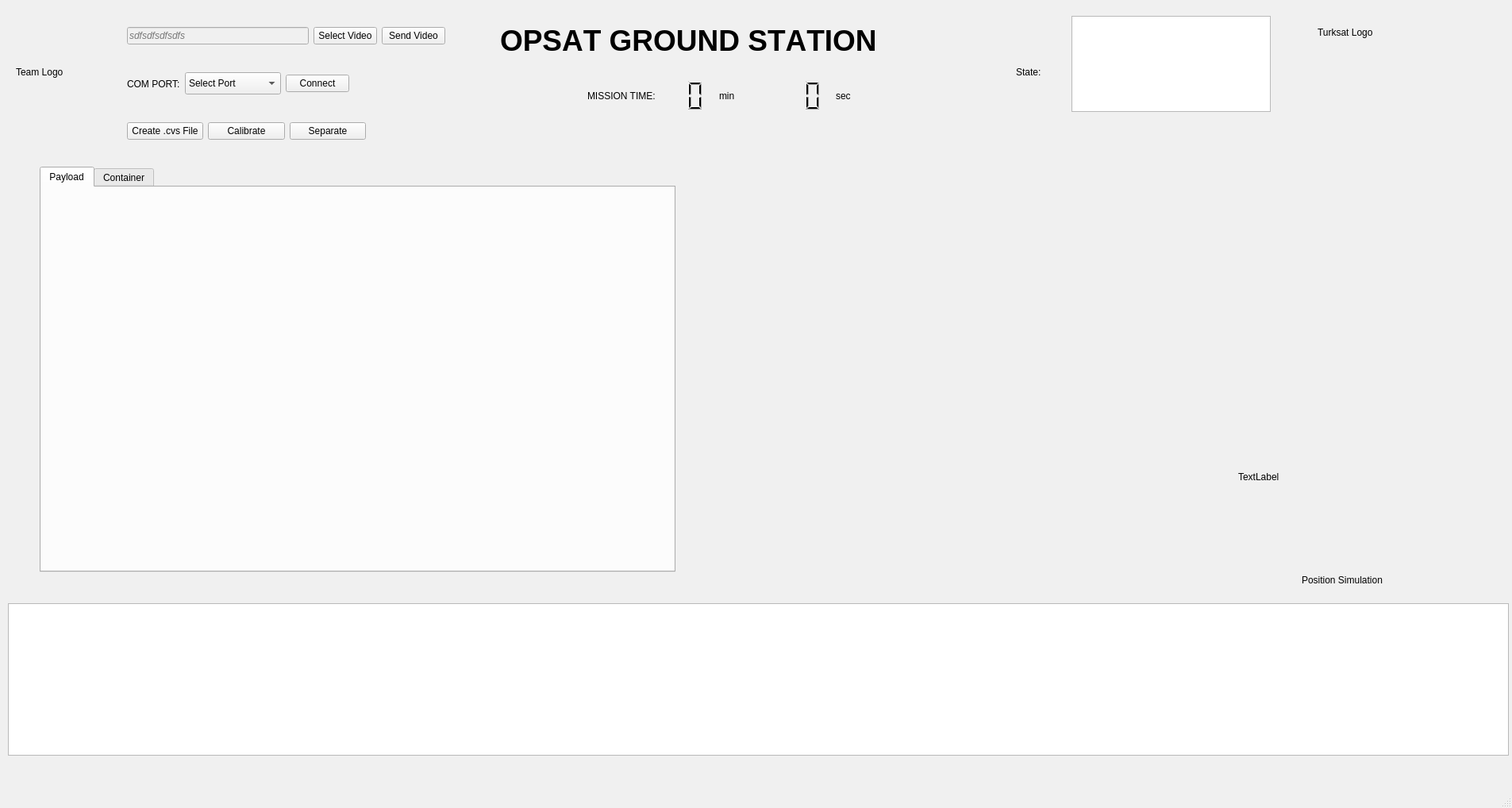
<?xml version="1.0" encoding="UTF-8"?>
<ui version="4.0">
 <class>MainWindow</class>
 <widget class="QMainWindow" name="MainWindow">
  <property name="geometry">
   <rect>
    <x>0</x>
    <y>0</y>
    <width>1905</width>
    <height>1018</height>
   </rect>
  </property>
  <property name="sizePolicy">
   <sizepolicy hsizetype="Maximum" vsizetype="Maximum">
    <horstretch>0</horstretch>
    <verstretch>0</verstretch>
   </sizepolicy>
  </property>
  <property name="palette">
   <palette>
    <active>
     <colorrole role="WindowText">
      <brush brushstyle="SolidPattern">
       <color alpha="255">
        <red>0</red>
        <green>0</green>
        <blue>127</blue>
       </color>
      </brush>
     </colorrole>
     <colorrole role="Button">
      <brush brushstyle="SolidPattern">
       <color alpha="255">
        <red>240</red>
        <green>240</green>
        <blue>240</blue>
       </color>
      </brush>
     </colorrole>
     <colorrole role="Light">
      <brush brushstyle="SolidPattern">
       <color alpha="255">
        <red>255</red>
        <green>255</green>
        <blue>255</blue>
       </color>
      </brush>
     </colorrole>
     <colorrole role="Midlight">
      <brush brushstyle="SolidPattern">
       <color alpha="255">
        <red>227</red>
        <green>227</green>
        <blue>227</blue>
       </color>
      </brush>
     </colorrole>
     <colorrole role="Dark">
      <brush brushstyle="SolidPattern">
       <color alpha="255">
        <red>160</red>
        <green>160</green>
        <blue>160</blue>
       </color>
      </brush>
     </colorrole>
     <colorrole role="Mid">
      <brush brushstyle="SolidPattern">
       <color alpha="255">
        <red>160</red>
        <green>160</green>
        <blue>160</blue>
       </color>
      </brush>
     </colorrole>
     <colorrole role="Text">
      <brush brushstyle="SolidPattern">
       <color alpha="255">
        <red>0</red>
        <green>0</green>
        <blue>0</blue>
       </color>
      </brush>
     </colorrole>
     <colorrole role="BrightText">
      <brush brushstyle="SolidPattern">
       <color alpha="255">
        <red>255</red>
        <green>255</green>
        <blue>255</blue>
       </color>
      </brush>
     </colorrole>
     <colorrole role="ButtonText">
      <brush brushstyle="SolidPattern">
       <color alpha="255">
        <red>0</red>
        <green>0</green>
        <blue>0</blue>
       </color>
      </brush>
     </colorrole>
     <colorrole role="Base">
      <brush brushstyle="SolidPattern">
       <color alpha="255">
        <red>255</red>
        <green>255</green>
        <blue>255</blue>
       </color>
      </brush>
     </colorrole>
     <colorrole role="Window">
      <brush brushstyle="SolidPattern">
       <color alpha="255">
        <red>240</red>
        <green>240</green>
        <blue>240</blue>
       </color>
      </brush>
     </colorrole>
     <colorrole role="Shadow">
      <brush brushstyle="SolidPattern">
       <color alpha="255">
        <red>105</red>
        <green>105</green>
        <blue>105</blue>
       </color>
      </brush>
     </colorrole>
     <colorrole role="Highlight">
      <brush brushstyle="SolidPattern">
       <color alpha="255">
        <red>0</red>
        <green>120</green>
        <blue>215</blue>
       </color>
      </brush>
     </colorrole>
     <colorrole role="HighlightedText">
      <brush brushstyle="SolidPattern">
       <color alpha="255">
        <red>255</red>
        <green>255</green>
        <blue>255</blue>
       </color>
      </brush>
     </colorrole>
     <colorrole role="Link">
      <brush brushstyle="SolidPattern">
       <color alpha="255">
        <red>0</red>
        <green>0</green>
        <blue>255</blue>
       </color>
      </brush>
     </colorrole>
     <colorrole role="LinkVisited">
      <brush brushstyle="SolidPattern">
       <color alpha="255">
        <red>255</red>
        <green>0</green>
        <blue>255</blue>
       </color>
      </brush>
     </colorrole>
     <colorrole role="AlternateBase">
      <brush brushstyle="SolidPattern">
       <color alpha="255">
        <red>245</red>
        <green>245</green>
        <blue>245</blue>
       </color>
      </brush>
     </colorrole>
     <colorrole role="NoRole">
      <brush brushstyle="NoBrush">
       <color alpha="255">
        <red>0</red>
        <green>0</green>
        <blue>0</blue>
       </color>
      </brush>
     </colorrole>
     <colorrole role="ToolTipBase">
      <brush brushstyle="SolidPattern">
       <color alpha="255">
        <red>255</red>
        <green>255</green>
        <blue>220</blue>
       </color>
      </brush>
     </colorrole>
     <colorrole role="ToolTipText">
      <brush brushstyle="SolidPattern">
       <color alpha="255">
        <red>0</red>
        <green>0</green>
        <blue>0</blue>
       </color>
      </brush>
     </colorrole>
     <colorrole role="PlaceholderText">
      <brush brushstyle="SolidPattern">
       <color alpha="128">
        <red>0</red>
        <green>0</green>
        <blue>0</blue>
       </color>
      </brush>
     </colorrole>
    </active>
    <inactive>
     <colorrole role="WindowText">
      <brush brushstyle="SolidPattern">
       <color alpha="255">
        <red>0</red>
        <green>0</green>
        <blue>0</blue>
       </color>
      </brush>
     </colorrole>
     <colorrole role="Button">
      <brush brushstyle="SolidPattern">
       <color alpha="255">
        <red>240</red>
        <green>240</green>
        <blue>240</blue>
       </color>
      </brush>
     </colorrole>
     <colorrole role="Light">
      <brush brushstyle="SolidPattern">
       <color alpha="255">
        <red>255</red>
        <green>255</green>
        <blue>255</blue>
       </color>
      </brush>
     </colorrole>
     <colorrole role="Midlight">
      <brush brushstyle="SolidPattern">
       <color alpha="255">
        <red>227</red>
        <green>227</green>
        <blue>227</blue>
       </color>
      </brush>
     </colorrole>
     <colorrole role="Dark">
      <brush brushstyle="SolidPattern">
       <color alpha="255">
        <red>160</red>
        <green>160</green>
        <blue>160</blue>
       </color>
      </brush>
     </colorrole>
     <colorrole role="Mid">
      <brush brushstyle="SolidPattern">
       <color alpha="255">
        <red>160</red>
        <green>160</green>
        <blue>160</blue>
       </color>
      </brush>
     </colorrole>
     <colorrole role="Text">
      <brush brushstyle="SolidPattern">
       <color alpha="255">
        <red>0</red>
        <green>0</green>
        <blue>0</blue>
       </color>
      </brush>
     </colorrole>
     <colorrole role="BrightText">
      <brush brushstyle="SolidPattern">
       <color alpha="255">
        <red>255</red>
        <green>255</green>
        <blue>255</blue>
       </color>
      </brush>
     </colorrole>
     <colorrole role="ButtonText">
      <brush brushstyle="SolidPattern">
       <color alpha="255">
        <red>0</red>
        <green>0</green>
        <blue>0</blue>
       </color>
      </brush>
     </colorrole>
     <colorrole role="Base">
      <brush brushstyle="SolidPattern">
       <color alpha="255">
        <red>255</red>
        <green>255</green>
        <blue>255</blue>
       </color>
      </brush>
     </colorrole>
     <colorrole role="Window">
      <brush brushstyle="SolidPattern">
       <color alpha="255">
        <red>240</red>
        <green>240</green>
        <blue>240</blue>
       </color>
      </brush>
     </colorrole>
     <colorrole role="Shadow">
      <brush brushstyle="SolidPattern">
       <color alpha="255">
        <red>105</red>
        <green>105</green>
        <blue>105</blue>
       </color>
      </brush>
     </colorrole>
     <colorrole role="Highlight">
      <brush brushstyle="SolidPattern">
       <color alpha="255">
        <red>240</red>
        <green>240</green>
        <blue>240</blue>
       </color>
      </brush>
     </colorrole>
     <colorrole role="HighlightedText">
      <brush brushstyle="SolidPattern">
       <color alpha="255">
        <red>0</red>
        <green>0</green>
        <blue>0</blue>
       </color>
      </brush>
     </colorrole>
     <colorrole role="Link">
      <brush brushstyle="SolidPattern">
       <color alpha="255">
        <red>0</red>
        <green>0</green>
        <blue>255</blue>
       </color>
      </brush>
     </colorrole>
     <colorrole role="LinkVisited">
      <brush brushstyle="SolidPattern">
       <color alpha="255">
        <red>255</red>
        <green>0</green>
        <blue>255</blue>
       </color>
      </brush>
     </colorrole>
     <colorrole role="AlternateBase">
      <brush brushstyle="SolidPattern">
       <color alpha="255">
        <red>245</red>
        <green>245</green>
        <blue>245</blue>
       </color>
      </brush>
     </colorrole>
     <colorrole role="NoRole">
      <brush brushstyle="NoBrush">
       <color alpha="255">
        <red>0</red>
        <green>0</green>
        <blue>0</blue>
       </color>
      </brush>
     </colorrole>
     <colorrole role="ToolTipBase">
      <brush brushstyle="SolidPattern">
       <color alpha="255">
        <red>255</red>
        <green>255</green>
        <blue>220</blue>
       </color>
      </brush>
     </colorrole>
     <colorrole role="ToolTipText">
      <brush brushstyle="SolidPattern">
       <color alpha="255">
        <red>0</red>
        <green>0</green>
        <blue>0</blue>
       </color>
      </brush>
     </colorrole>
     <colorrole role="PlaceholderText">
      <brush brushstyle="SolidPattern">
       <color alpha="128">
        <red>0</red>
        <green>0</green>
        <blue>0</blue>
       </color>
      </brush>
     </colorrole>
    </inactive>
    <disabled>
     <colorrole role="WindowText">
      <brush brushstyle="SolidPattern">
       <color alpha="255">
        <red>120</red>
        <green>120</green>
        <blue>120</blue>
       </color>
      </brush>
     </colorrole>
     <colorrole role="Button">
      <brush brushstyle="SolidPattern">
       <color alpha="255">
        <red>240</red>
        <green>240</green>
        <blue>240</blue>
       </color>
      </brush>
     </colorrole>
     <colorrole role="Light">
      <brush brushstyle="SolidPattern">
       <color alpha="255">
        <red>255</red>
        <green>255</green>
        <blue>255</blue>
       </color>
      </brush>
     </colorrole>
     <colorrole role="Midlight">
      <brush brushstyle="SolidPattern">
       <color alpha="255">
        <red>247</red>
        <green>247</green>
        <blue>247</blue>
       </color>
      </brush>
     </colorrole>
     <colorrole role="Dark">
      <brush brushstyle="SolidPattern">
       <color alpha="255">
        <red>160</red>
        <green>160</green>
        <blue>160</blue>
       </color>
      </brush>
     </colorrole>
     <colorrole role="Mid">
      <brush brushstyle="SolidPattern">
       <color alpha="255">
        <red>160</red>
        <green>160</green>
        <blue>160</blue>
       </color>
      </brush>
     </colorrole>
     <colorrole role="Text">
      <brush brushstyle="SolidPattern">
       <color alpha="255">
        <red>120</red>
        <green>120</green>
        <blue>120</blue>
       </color>
      </brush>
     </colorrole>
     <colorrole role="BrightText">
      <brush brushstyle="SolidPattern">
       <color alpha="255">
        <red>255</red>
        <green>255</green>
        <blue>255</blue>
       </color>
      </brush>
     </colorrole>
     <colorrole role="ButtonText">
      <brush brushstyle="SolidPattern">
       <color alpha="255">
        <red>120</red>
        <green>120</green>
        <blue>120</blue>
       </color>
      </brush>
     </colorrole>
     <colorrole role="Base">
      <brush brushstyle="SolidPattern">
       <color alpha="255">
        <red>240</red>
        <green>240</green>
        <blue>240</blue>
       </color>
      </brush>
     </colorrole>
     <colorrole role="Window">
      <brush brushstyle="SolidPattern">
       <color alpha="255">
        <red>240</red>
        <green>240</green>
        <blue>240</blue>
       </color>
      </brush>
     </colorrole>
     <colorrole role="Shadow">
      <brush brushstyle="SolidPattern">
       <color alpha="255">
        <red>0</red>
        <green>0</green>
        <blue>0</blue>
       </color>
      </brush>
     </colorrole>
     <colorrole role="Highlight">
      <brush brushstyle="SolidPattern">
       <color alpha="255">
        <red>0</red>
        <green>120</green>
        <blue>215</blue>
       </color>
      </brush>
     </colorrole>
     <colorrole role="HighlightedText">
      <brush brushstyle="SolidPattern">
       <color alpha="255">
        <red>255</red>
        <green>255</green>
        <blue>255</blue>
       </color>
      </brush>
     </colorrole>
     <colorrole role="Link">
      <brush brushstyle="SolidPattern">
       <color alpha="255">
        <red>0</red>
        <green>0</green>
        <blue>255</blue>
       </color>
      </brush>
     </colorrole>
     <colorrole role="LinkVisited">
      <brush brushstyle="SolidPattern">
       <color alpha="255">
        <red>255</red>
        <green>0</green>
        <blue>255</blue>
       </color>
      </brush>
     </colorrole>
     <colorrole role="AlternateBase">
      <brush brushstyle="SolidPattern">
       <color alpha="255">
        <red>245</red>
        <green>245</green>
        <blue>245</blue>
       </color>
      </brush>
     </colorrole>
     <colorrole role="NoRole">
      <brush brushstyle="NoBrush">
       <color alpha="255">
        <red>0</red>
        <green>0</green>
        <blue>0</blue>
       </color>
      </brush>
     </colorrole>
     <colorrole role="ToolTipBase">
      <brush brushstyle="SolidPattern">
       <color alpha="255">
        <red>255</red>
        <green>255</green>
        <blue>220</blue>
       </color>
      </brush>
     </colorrole>
     <colorrole role="ToolTipText">
      <brush brushstyle="SolidPattern">
       <color alpha="255">
        <red>0</red>
        <green>0</green>
        <blue>0</blue>
       </color>
      </brush>
     </colorrole>
     <colorrole role="PlaceholderText">
      <brush brushstyle="SolidPattern">
       <color alpha="128">
        <red>0</red>
        <green>0</green>
        <blue>0</blue>
       </color>
      </brush>
     </colorrole>
    </disabled>
   </palette>
  </property>
  <property name="windowTitle">
   <string>MainWindow</string>
  </property>
  <widget class="QWidget" name="centralwidget">
   <widget class="QTableView" name="telemetryTable">
    <property name="geometry">
     <rect>
      <x>10</x>
      <y>760</y>
      <width>1891</width>
      <height>192</height>
     </rect>
    </property>
   </widget>
   <widget class="QWidget" name="widget" native="true">
    <property name="geometry">
     <rect>
      <x>1500</x>
      <y>180</y>
      <width>391</width>
      <height>301</height>
     </rect>
    </property>
   </widget>
   <widget class="QLabel" name="turksatLogo">
    <property name="geometry">
     <rect>
      <x>1660</x>
      <y>10</y>
      <width>241</width>
      <height>61</height>
     </rect>
    </property>
    <property name="text">
     <string>Turksat Logo</string>
    </property>
   </widget>
   <widget class="QLabel" name="opsatLogo">
    <property name="geometry">
     <rect>
      <x>20</x>
      <y>10</y>
      <width>111</width>
      <height>161</height>
     </rect>
    </property>
    <property name="text">
     <string>Team Logo</string>
    </property>
   </widget>
   <widget class="QLabel" name="opsatText">
    <property name="geometry">
     <rect>
      <x>630</x>
      <y>20</y>
      <width>621</width>
      <height>61</height>
     </rect>
    </property>
    <property name="palette">
     <palette>
      <active>
       <colorrole role="WindowText">
        <brush brushstyle="SolidPattern">
         <color alpha="255">
          <red>0</red>
          <green>170</green>
          <blue>0</blue>
         </color>
        </brush>
       </colorrole>
       <colorrole role="Button">
        <brush brushstyle="SolidPattern">
         <color alpha="255">
          <red>240</red>
          <green>240</green>
          <blue>240</blue>
         </color>
        </brush>
       </colorrole>
       <colorrole role="Light">
        <brush brushstyle="SolidPattern">
         <color alpha="255">
          <red>255</red>
          <green>255</green>
          <blue>255</blue>
         </color>
        </brush>
       </colorrole>
       <colorrole role="Midlight">
        <brush brushstyle="SolidPattern">
         <color alpha="255">
          <red>227</red>
          <green>227</green>
          <blue>227</blue>
         </color>
        </brush>
       </colorrole>
       <colorrole role="Dark">
        <brush brushstyle="SolidPattern">
         <color alpha="255">
          <red>160</red>
          <green>160</green>
          <blue>160</blue>
         </color>
        </brush>
       </colorrole>
       <colorrole role="Mid">
        <brush brushstyle="SolidPattern">
         <color alpha="255">
          <red>160</red>
          <green>160</green>
          <blue>160</blue>
         </color>
        </brush>
       </colorrole>
       <colorrole role="Text">
        <brush brushstyle="SolidPattern">
         <color alpha="255">
          <red>0</red>
          <green>0</green>
          <blue>127</blue>
         </color>
        </brush>
       </colorrole>
       <colorrole role="BrightText">
        <brush brushstyle="SolidPattern">
         <color alpha="255">
          <red>255</red>
          <green>255</green>
          <blue>255</blue>
         </color>
        </brush>
       </colorrole>
       <colorrole role="ButtonText">
        <brush brushstyle="SolidPattern">
         <color alpha="255">
          <red>0</red>
          <green>0</green>
          <blue>127</blue>
         </color>
        </brush>
       </colorrole>
       <colorrole role="Base">
        <brush brushstyle="SolidPattern">
         <color alpha="255">
          <red>255</red>
          <green>255</green>
          <blue>255</blue>
         </color>
        </brush>
       </colorrole>
       <colorrole role="Window">
        <brush brushstyle="SolidPattern">
         <color alpha="255">
          <red>240</red>
          <green>240</green>
          <blue>240</blue>
         </color>
        </brush>
       </colorrole>
       <colorrole role="Shadow">
        <brush brushstyle="SolidPattern">
         <color alpha="255">
          <red>105</red>
          <green>105</green>
          <blue>105</blue>
         </color>
        </brush>
       </colorrole>
       <colorrole role="Highlight">
        <brush brushstyle="SolidPattern">
         <color alpha="255">
          <red>0</red>
          <green>120</green>
          <blue>215</blue>
         </color>
        </brush>
       </colorrole>
       <colorrole role="HighlightedText">
        <brush brushstyle="SolidPattern">
         <color alpha="255">
          <red>255</red>
          <green>255</green>
          <blue>255</blue>
         </color>
        </brush>
       </colorrole>
       <colorrole role="Link">
        <brush brushstyle="SolidPattern">
         <color alpha="255">
          <red>0</red>
          <green>0</green>
          <blue>255</blue>
         </color>
        </brush>
       </colorrole>
       <colorrole role="LinkVisited">
        <brush brushstyle="SolidPattern">
         <color alpha="255">
          <red>255</red>
          <green>0</green>
          <blue>255</blue>
         </color>
        </brush>
       </colorrole>
       <colorrole role="AlternateBase">
        <brush brushstyle="SolidPattern">
         <color alpha="255">
          <red>245</red>
          <green>245</green>
          <blue>245</blue>
         </color>
        </brush>
       </colorrole>
       <colorrole role="NoRole">
        <brush brushstyle="NoBrush">
         <color alpha="255">
          <red>0</red>
          <green>0</green>
          <blue>0</blue>
         </color>
        </brush>
       </colorrole>
       <colorrole role="ToolTipBase">
        <brush brushstyle="SolidPattern">
         <color alpha="255">
          <red>255</red>
          <green>255</green>
          <blue>220</blue>
         </color>
        </brush>
       </colorrole>
       <colorrole role="ToolTipText">
        <brush brushstyle="SolidPattern">
         <color alpha="255">
          <red>0</red>
          <green>0</green>
          <blue>0</blue>
         </color>
        </brush>
       </colorrole>
       <colorrole role="PlaceholderText">
        <brush brushstyle="SolidPattern">
         <color alpha="128">
          <red>0</red>
          <green>0</green>
          <blue>0</blue>
         </color>
        </brush>
       </colorrole>
      </active>
      <inactive>
       <colorrole role="WindowText">
        <brush brushstyle="SolidPattern">
         <color alpha="255">
          <red>0</red>
          <green>0</green>
          <blue>0</blue>
         </color>
        </brush>
       </colorrole>
       <colorrole role="Button">
        <brush brushstyle="SolidPattern">
         <color alpha="255">
          <red>240</red>
          <green>240</green>
          <blue>240</blue>
         </color>
        </brush>
       </colorrole>
       <colorrole role="Light">
        <brush brushstyle="SolidPattern">
         <color alpha="255">
          <red>255</red>
          <green>255</green>
          <blue>255</blue>
         </color>
        </brush>
       </colorrole>
       <colorrole role="Midlight">
        <brush brushstyle="SolidPattern">
         <color alpha="255">
          <red>227</red>
          <green>227</green>
          <blue>227</blue>
         </color>
        </brush>
       </colorrole>
       <colorrole role="Dark">
        <brush brushstyle="SolidPattern">
         <color alpha="255">
          <red>160</red>
          <green>160</green>
          <blue>160</blue>
         </color>
        </brush>
       </colorrole>
       <colorrole role="Mid">
        <brush brushstyle="SolidPattern">
         <color alpha="255">
          <red>160</red>
          <green>160</green>
          <blue>160</blue>
         </color>
        </brush>
       </colorrole>
       <colorrole role="Text">
        <brush brushstyle="SolidPattern">
         <color alpha="255">
          <red>0</red>
          <green>0</green>
          <blue>0</blue>
         </color>
        </brush>
       </colorrole>
       <colorrole role="BrightText">
        <brush brushstyle="SolidPattern">
         <color alpha="255">
          <red>255</red>
          <green>255</green>
          <blue>255</blue>
         </color>
        </brush>
       </colorrole>
       <colorrole role="ButtonText">
        <brush brushstyle="SolidPattern">
         <color alpha="255">
          <red>0</red>
          <green>0</green>
          <blue>0</blue>
         </color>
        </brush>
       </colorrole>
       <colorrole role="Base">
        <brush brushstyle="SolidPattern">
         <color alpha="255">
          <red>255</red>
          <green>255</green>
          <blue>255</blue>
         </color>
        </brush>
       </colorrole>
       <colorrole role="Window">
        <brush brushstyle="SolidPattern">
         <color alpha="255">
          <red>240</red>
          <green>240</green>
          <blue>240</blue>
         </color>
        </brush>
       </colorrole>
       <colorrole role="Shadow">
        <brush brushstyle="SolidPattern">
         <color alpha="255">
          <red>105</red>
          <green>105</green>
          <blue>105</blue>
         </color>
        </brush>
       </colorrole>
       <colorrole role="Highlight">
        <brush brushstyle="SolidPattern">
         <color alpha="255">
          <red>240</red>
          <green>240</green>
          <blue>240</blue>
         </color>
        </brush>
       </colorrole>
       <colorrole role="HighlightedText">
        <brush brushstyle="SolidPattern">
         <color alpha="255">
          <red>0</red>
          <green>0</green>
          <blue>0</blue>
         </color>
        </brush>
       </colorrole>
       <colorrole role="Link">
        <brush brushstyle="SolidPattern">
         <color alpha="255">
          <red>0</red>
          <green>0</green>
          <blue>255</blue>
         </color>
        </brush>
       </colorrole>
       <colorrole role="LinkVisited">
        <brush brushstyle="SolidPattern">
         <color alpha="255">
          <red>255</red>
          <green>0</green>
          <blue>255</blue>
         </color>
        </brush>
       </colorrole>
       <colorrole role="AlternateBase">
        <brush brushstyle="SolidPattern">
         <color alpha="255">
          <red>245</red>
          <green>245</green>
          <blue>245</blue>
         </color>
        </brush>
       </colorrole>
       <colorrole role="NoRole">
        <brush brushstyle="NoBrush">
         <color alpha="255">
          <red>0</red>
          <green>0</green>
          <blue>0</blue>
         </color>
        </brush>
       </colorrole>
       <colorrole role="ToolTipBase">
        <brush brushstyle="SolidPattern">
         <color alpha="255">
          <red>255</red>
          <green>255</green>
          <blue>220</blue>
         </color>
        </brush>
       </colorrole>
       <colorrole role="ToolTipText">
        <brush brushstyle="SolidPattern">
         <color alpha="255">
          <red>0</red>
          <green>0</green>
          <blue>0</blue>
         </color>
        </brush>
       </colorrole>
       <colorrole role="PlaceholderText">
        <brush brushstyle="SolidPattern">
         <color alpha="128">
          <red>0</red>
          <green>0</green>
          <blue>0</blue>
         </color>
        </brush>
       </colorrole>
      </inactive>
      <disabled>
       <colorrole role="WindowText">
        <brush brushstyle="SolidPattern">
         <color alpha="255">
          <red>120</red>
          <green>120</green>
          <blue>120</blue>
         </color>
        </brush>
       </colorrole>
       <colorrole role="Button">
        <brush brushstyle="SolidPattern">
         <color alpha="255">
          <red>240</red>
          <green>240</green>
          <blue>240</blue>
         </color>
        </brush>
       </colorrole>
       <colorrole role="Light">
        <brush brushstyle="SolidPattern">
         <color alpha="255">
          <red>255</red>
          <green>255</green>
          <blue>255</blue>
         </color>
        </brush>
       </colorrole>
       <colorrole role="Midlight">
        <brush brushstyle="SolidPattern">
         <color alpha="255">
          <red>247</red>
          <green>247</green>
          <blue>247</blue>
         </color>
        </brush>
       </colorrole>
       <colorrole role="Dark">
        <brush brushstyle="SolidPattern">
         <color alpha="255">
          <red>160</red>
          <green>160</green>
          <blue>160</blue>
         </color>
        </brush>
       </colorrole>
       <colorrole role="Mid">
        <brush brushstyle="SolidPattern">
         <color alpha="255">
          <red>160</red>
          <green>160</green>
          <blue>160</blue>
         </color>
        </brush>
       </colorrole>
       <colorrole role="Text">
        <brush brushstyle="SolidPattern">
         <color alpha="255">
          <red>120</red>
          <green>120</green>
          <blue>120</blue>
         </color>
        </brush>
       </colorrole>
       <colorrole role="BrightText">
        <brush brushstyle="SolidPattern">
         <color alpha="255">
          <red>255</red>
          <green>255</green>
          <blue>255</blue>
         </color>
        </brush>
       </colorrole>
       <colorrole role="ButtonText">
        <brush brushstyle="SolidPattern">
         <color alpha="255">
          <red>120</red>
          <green>120</green>
          <blue>120</blue>
         </color>
        </brush>
       </colorrole>
       <colorrole role="Base">
        <brush brushstyle="SolidPattern">
         <color alpha="255">
          <red>240</red>
          <green>240</green>
          <blue>240</blue>
         </color>
        </brush>
       </colorrole>
       <colorrole role="Window">
        <brush brushstyle="SolidPattern">
         <color alpha="255">
          <red>240</red>
          <green>240</green>
          <blue>240</blue>
         </color>
        </brush>
       </colorrole>
       <colorrole role="Shadow">
        <brush brushstyle="SolidPattern">
         <color alpha="255">
          <red>0</red>
          <green>0</green>
          <blue>0</blue>
         </color>
        </brush>
       </colorrole>
       <colorrole role="Highlight">
        <brush brushstyle="SolidPattern">
         <color alpha="255">
          <red>0</red>
          <green>120</green>
          <blue>215</blue>
         </color>
        </brush>
       </colorrole>
       <colorrole role="HighlightedText">
        <brush brushstyle="SolidPattern">
         <color alpha="255">
          <red>255</red>
          <green>255</green>
          <blue>255</blue>
         </color>
        </brush>
       </colorrole>
       <colorrole role="Link">
        <brush brushstyle="SolidPattern">
         <color alpha="255">
          <red>0</red>
          <green>0</green>
          <blue>255</blue>
         </color>
        </brush>
       </colorrole>
       <colorrole role="LinkVisited">
        <brush brushstyle="SolidPattern">
         <color alpha="255">
          <red>255</red>
          <green>0</green>
          <blue>255</blue>
         </color>
        </brush>
       </colorrole>
       <colorrole role="AlternateBase">
        <brush brushstyle="SolidPattern">
         <color alpha="255">
          <red>245</red>
          <green>245</green>
          <blue>245</blue>
         </color>
        </brush>
       </colorrole>
       <colorrole role="NoRole">
        <brush brushstyle="NoBrush">
         <color alpha="255">
          <red>0</red>
          <green>0</green>
          <blue>0</blue>
         </color>
        </brush>
       </colorrole>
       <colorrole role="ToolTipBase">
        <brush brushstyle="SolidPattern">
         <color alpha="255">
          <red>255</red>
          <green>255</green>
          <blue>220</blue>
         </color>
        </brush>
       </colorrole>
       <colorrole role="ToolTipText">
        <brush brushstyle="SolidPattern">
         <color alpha="255">
          <red>0</red>
          <green>0</green>
          <blue>0</blue>
         </color>
        </brush>
       </colorrole>
       <colorrole role="PlaceholderText">
        <brush brushstyle="SolidPattern">
         <color alpha="128">
          <red>0</red>
          <green>0</green>
          <blue>0</blue>
         </color>
        </brush>
       </colorrole>
      </disabled>
     </palette>
    </property>
    <property name="font">
     <font>
      <pointsize>28</pointsize>
      <italic>false</italic>
      <bold>true</bold>
      <underline>false</underline>
      <strikeout>false</strikeout>
      <kerning>false</kerning>
     </font>
    </property>
    <property name="frameShape">
     <enum>QFrame::NoFrame</enum>
    </property>
    <property name="frameShadow">
     <enum>QFrame::Plain</enum>
    </property>
    <property name="text">
     <string>OPSAT GROUND STATION</string>
    </property>
    <property name="textFormat">
     <enum>Qt::PlainText</enum>
    </property>
   </widget>
   <widget class="QLabel" name="simulation">
    <property name="geometry">
     <rect>
      <x>1560</x>
      <y>500</y>
      <width>281</width>
      <height>201</height>
     </rect>
    </property>
    <property name="text">
     <string>TextLabel</string>
    </property>
   </widget>
   <widget class="QLabel" name="label_5">
    <property name="geometry">
     <rect>
      <x>1640</x>
      <y>710</y>
      <width>161</width>
      <height>41</height>
     </rect>
    </property>
    <property name="text">
     <string>Position Simulation</string>
    </property>
   </widget>
   <widget class="QLabel" name="label_6">
    <property name="geometry">
     <rect>
      <x>1280</x>
      <y>60</y>
      <width>81</width>
      <height>61</height>
     </rect>
    </property>
    <property name="text">
     <string>State:</string>
    </property>
   </widget>
   <widget class="QWidget" name="layoutWidget">
    <property name="geometry">
     <rect>
      <x>160</x>
      <y>140</y>
      <width>301</width>
      <height>51</height>
     </rect>
    </property>
    <layout class="QGridLayout" name="gridLayout">
     <item row="0" column="1">
      <widget class="QPushButton" name="calibrateBttn">
       <property name="text">
        <string>Calibrate</string>
       </property>
      </widget>
     </item>
     <item row="0" column="2">
      <widget class="QPushButton" name="separateBttn">
       <property name="text">
        <string>Separate</string>
       </property>
      </widget>
     </item>
     <item row="0" column="0">
      <widget class="QPushButton" name="cvsBttn">
       <property name="text">
        <string>Create .cvs File</string>
       </property>
      </widget>
     </item>
    </layout>
   </widget>
   <widget class="QWidget" name="layoutWidget">
    <property name="geometry">
     <rect>
      <x>740</x>
      <y>100</y>
      <width>381</width>
      <height>41</height>
     </rect>
    </property>
    <layout class="QHBoxLayout" name="horizontalLayout">
     <item>
      <widget class="QLabel" name="timeLabel">
       <property name="text">
        <string>MISSION TIME:</string>
       </property>
      </widget>
     </item>
     <item>
      <widget class="QLCDNumber" name="minLcd">
       <property name="frameShape">
        <enum>QFrame::NoFrame</enum>
       </property>
       <property name="digitCount">
        <number>2</number>
       </property>
      </widget>
     </item>
     <item>
      <widget class="QLabel" name="label_2">
       <property name="text">
        <string>min</string>
       </property>
      </widget>
     </item>
     <item>
      <widget class="QLCDNumber" name="secLcd">
       <property name="frameShape">
        <enum>QFrame::NoFrame</enum>
       </property>
       <property name="digitCount">
        <number>2</number>
       </property>
      </widget>
     </item>
     <item>
      <widget class="QLabel" name="label_3">
       <property name="text">
        <string>sec</string>
       </property>
      </widget>
     </item>
    </layout>
   </widget>
   <widget class="QWidget" name="layoutWidget">
    <property name="geometry">
     <rect>
      <x>160</x>
      <y>20</y>
      <width>401</width>
      <height>51</height>
     </rect>
    </property>
    <layout class="QHBoxLayout" name="horizontalLayout_3">
     <item>
      <widget class="QLineEdit" name="videoPath">
       <property name="enabled">
        <bool>false</bool>
       </property>
       <property name="font">
        <font>
         <italic>true</italic>
         <underline>false</underline>
        </font>
       </property>
       <property name="text">
        <string>sdfsdfsdfsdfs </string>
       </property>
       <property name="frame">
        <bool>true</bool>
       </property>
       <property name="readOnly">
        <bool>true</bool>
       </property>
      </widget>
     </item>
     <item>
      <widget class="QPushButton" name="selectVideoBttn">
       <property name="text">
        <string>Select Video</string>
       </property>
      </widget>
     </item>
     <item>
      <widget class="QPushButton" name="pushButton_2">
       <property name="text">
        <string>Send Video</string>
       </property>
      </widget>
     </item>
    </layout>
   </widget>
   <widget class="QListView" name="stateList">
    <property name="geometry">
     <rect>
      <x>1350</x>
      <y>20</y>
      <width>251</width>
      <height>121</height>
     </rect>
    </property>
   </widget>
   <widget class="QWidget" name="layoutWidget">
    <property name="geometry">
     <rect>
      <x>160</x>
      <y>80</y>
      <width>401</width>
      <height>51</height>
     </rect>
    </property>
    <layout class="QHBoxLayout" name="horizontalLayout_2">
     <item>
      <widget class="QLabel" name="label">
       <property name="enabled">
        <bool>true</bool>
       </property>
       <property name="sizePolicy">
        <sizepolicy hsizetype="Preferred" vsizetype="Preferred">
         <horstretch>0</horstretch>
         <verstretch>0</verstretch>
        </sizepolicy>
       </property>
       <property name="text">
        <string>COM PORT:</string>
       </property>
      </widget>
     </item>
     <item>
      <widget class="QComboBox" name="comboBox">
       <property name="sizePolicy">
        <sizepolicy hsizetype="Expanding" vsizetype="Expanding">
         <horstretch>0</horstretch>
         <verstretch>0</verstretch>
        </sizepolicy>
       </property>
       <property name="maximumSize">
        <size>
         <width>16777215</width>
         <height>28</height>
        </size>
       </property>
       <item>
        <property name="text">
         <string>Select Port</string>
        </property>
       </item>
       <item>
        <property name="text">
         <string>COM1</string>
        </property>
       </item>
       <item>
        <property name="text">
         <string>COM2</string>
        </property>
       </item>
       <item>
        <property name="text">
         <string>COM3</string>
        </property>
       </item>
       <item>
        <property name="text">
         <string>COM4</string>
        </property>
       </item>
      </widget>
     </item>
     <item>
      <widget class="QPushButton" name="pushButton_3">
       <property name="text">
        <string>Connect</string>
       </property>
      </widget>
     </item>
     <item>
      <spacer name="horizontalSpacer">
       <property name="orientation">
        <enum>Qt::Horizontal</enum>
       </property>
       <property name="sizeHint" stdset="0">
        <size>
         <width>40</width>
         <height>20</height>
        </size>
       </property>
      </spacer>
     </item>
    </layout>
   </widget>
   <widget class="QTabWidget" name="graphicsTabWidget">
    <property name="enabled">
     <bool>true</bool>
    </property>
    <property name="geometry">
     <rect>
      <x>50</x>
      <y>210</y>
      <width>801</width>
      <height>511</height>
     </rect>
    </property>
    <property name="currentIndex">
     <number>0</number>
    </property>
    <widget class="QWidget" name="payloadTAb">
     <attribute name="title">
      <string>Payload</string>
     </attribute>
    </widget>
    <widget class="QWidget" name="containerTab">
     <attribute name="title">
      <string>Container</string>
     </attribute>
    </widget>
   </widget>
  </widget>
  <widget class="QMenuBar" name="menubar">
   <property name="geometry">
    <rect>
     <x>0</x>
     <y>0</y>
     <width>1905</width>
     <height>25</height>
    </rect>
   </property>
  </widget>
  <widget class="QStatusBar" name="statusbar"/>
 </widget>
 <resources/>
 <connections/>
</ui>
